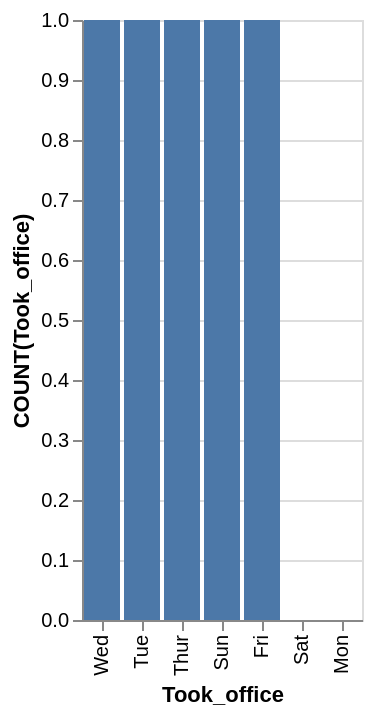

Source (Vega-Lite JSON):
### Vega-Lite specification from a JSON file in a GitHub repository (floating-point values rounded to 4 significant figures)
{"data": {"values": [{"x_data": "Wed", "y_data": 1}, {"x_data": "Tue", "y_data": 1}, {"x_data": "Thur", "y_data": 1}, {"x_data": "Sun", "y_data": 1}, {"x_data": "Fri", "y_data": 1}, {"x_data": "Sat", "y_data": 0}, {"x_data": "Mon", "y_data": 0}]}, "mark": "bar", "encoding": {"x": {"field": "x_data", "type": "nominal", "title": "Took_office", "sort": {"op": "sum", "field": "y_data", "order": "descending"}}, "y": {"field": "y_data", "type": "quantitative", "title": "COUNT(Took_office)"}}}
